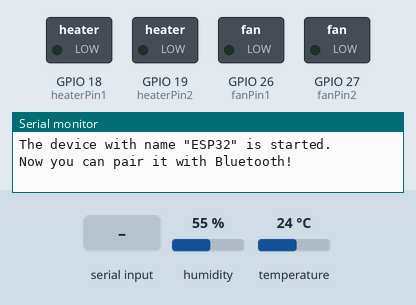
Bench run of a sketch on a simulated ESP32. Parts: switched loads named in the sketch (green lamp = pin HIGH), the last lines printed to the serial monitor. The inputs (shaded band) are chosen by the test bench; at power-on: humidity 55 %, temperature 24 °C. Nothing arrives over Bluetooth unless stated.

Above: at 1.2 s.
1.3 s: "0" received over the second serial link
At 2.5 s:
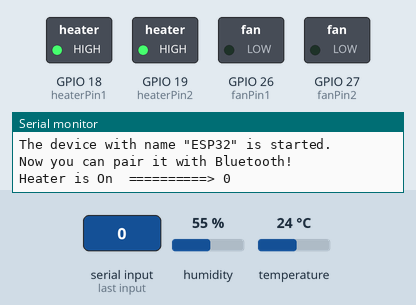
2.8 s: "2" received over the second serial link
At 3.8 s:
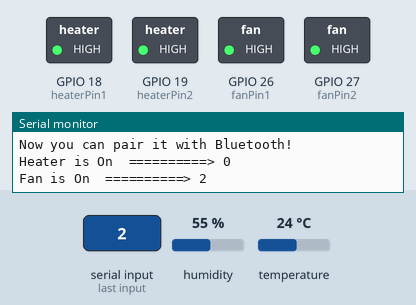
4.3 s: "1" received over the second serial link
At 4.9 s:
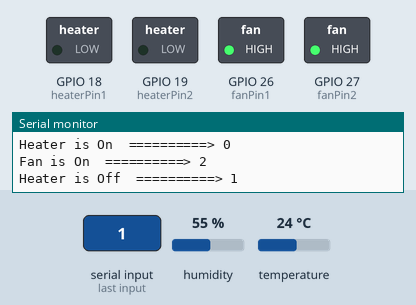
Timing chart, 0 to 7.3 s (numbered marks = the images above; inputs shaded):
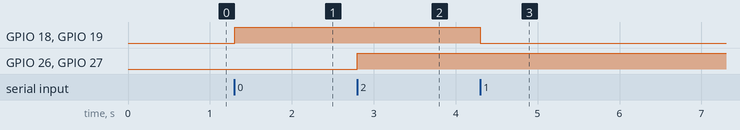

The sketch:

BLE_ESP32_App_Mini_Dryer.ino
```cpp
#include "BluetoothSerial.h"
#include "DHT.h"

BluetoothSerial SerialBT;

#define DHTPIN 4        // GPIO where DHT21 is connected
#define DHTTYPE DHT21   // DHT 21 (AM2301)

DHT dht(DHTPIN, DHTTYPE);

const int heaterPin1 = 18;   // Heater pin1
const int heaterPin2 = 19;   // Heater pin2
const int fanPin1 = 26;   // Fan pin1
const int fanPin2 = 27;   // Fan pin2

unsigned long lastSend = 0;   // for timing data sending
const unsigned long interval = 10000; // send every 10s

String device_name = "ESP32";

void setup() {
  // put your setup code here, to run once:
  Serial.begin(115200);
  SerialBT.begin(device_name);
  dht.begin();
  pinMode(heaterPin1, OUTPUT);
  pinMode(fanPin1, OUTPUT);
  pinMode(heaterPin2, OUTPUT);
  pinMode(fanPin2, OUTPUT);
  // Initialize actuator at low meaning off
  digitalWrite(heaterPin1,LOW);
  digitalWrite(heaterPin2,LOW);
  digitalWrite(fanPin1, LOW);
  digitalWrite(fanPin2, LOW);
 Serial.printf("The device with name \"%s\" is started.\nNow you can pair it with Bluetooth!\n", device_name.c_str());
}

void loop() {

  float temp = dht.readTemperature();
  float hum = dht.readHumidity();


  if (SerialBT.available()) {
    char c = SerialBT.read();
    if (c == '0'){

      digitalWrite(heaterPin1,HIGH);
      digitalWrite(heaterPin2,HIGH);

      Serial.print("Heater is On ");

    }else if (c == '1'){

      digitalWrite(heaterPin1,LOW);
      digitalWrite(heaterPin2,LOW);

      Serial.print("Heater is Off ");

    }else if (c == '2') {

      digitalWrite(fanPin1, HIGH);
      digitalWrite(fanPin2, HIGH);

      Serial.print("Fan is On ");

    } else if (c == '3') {

      digitalWrite(fanPin1, LOW);
      digitalWrite(fanPin2, LOW);

      Serial.print("Fan is Off ");
    } else if (c == '4') {
      digitalWrite(heaterPin1,HIGH);
      digitalWrite(heaterPin2,HIGH);
      digitalWrite(fanPin1, HIGH);
      digitalWrite(fanPin2, HIGH);

      Serial.print("Dryer ON ");
    } else if (c == '5') {
      digitalWrite(heaterPin1,LOW);
      digitalWrite(heaterPin2,LOW);
      digitalWrite(fanPin1, LOW);
      digitalWrite(fanPin2, LOW);

      Serial.print("Dryer OFF ");
    } else if (temp >= 70){  // Turn OFF heater to avoir over heating
      digitalWrite(heaterPin1,LOW);
      digitalWrite(heaterPin2,LOW);
    }
    Serial.print(" ==========> ");
    Serial.println(c);
  }

  // Send DHT21 readings periodically
  if (millis() - lastSend >= interval) {
    lastSend = millis();
    if (!isnan(temp) && !isnan(hum)) {
      SerialBT.print(temp, 1);
      SerialBT.print(",");
      SerialBT.println(hum, 1);
      // Debug to Serial Monitor
      Serial.print("Temp: ");
      Serial.print(temp, 1);
      Serial.print("  Hum: ");
      Serial.println(hum, 1);

    }else{
      Serial.println("Failed to read from DHT sensor!");
    }
  }


}
```

Measured:
- after the input at 1.3 s, GPIO 18 (heaterPin1), GPIO 19 (heaterPin2): LOW → HIGH at once
- after the input at 2.8 s, GPIO 26 (fanPin1), GPIO 27 (fanPin2): LOW → HIGH at once
- after the input at 4.3 s, GPIO 18 (heaterPin1), GPIO 19 (heaterPin2): HIGH → LOW at once
